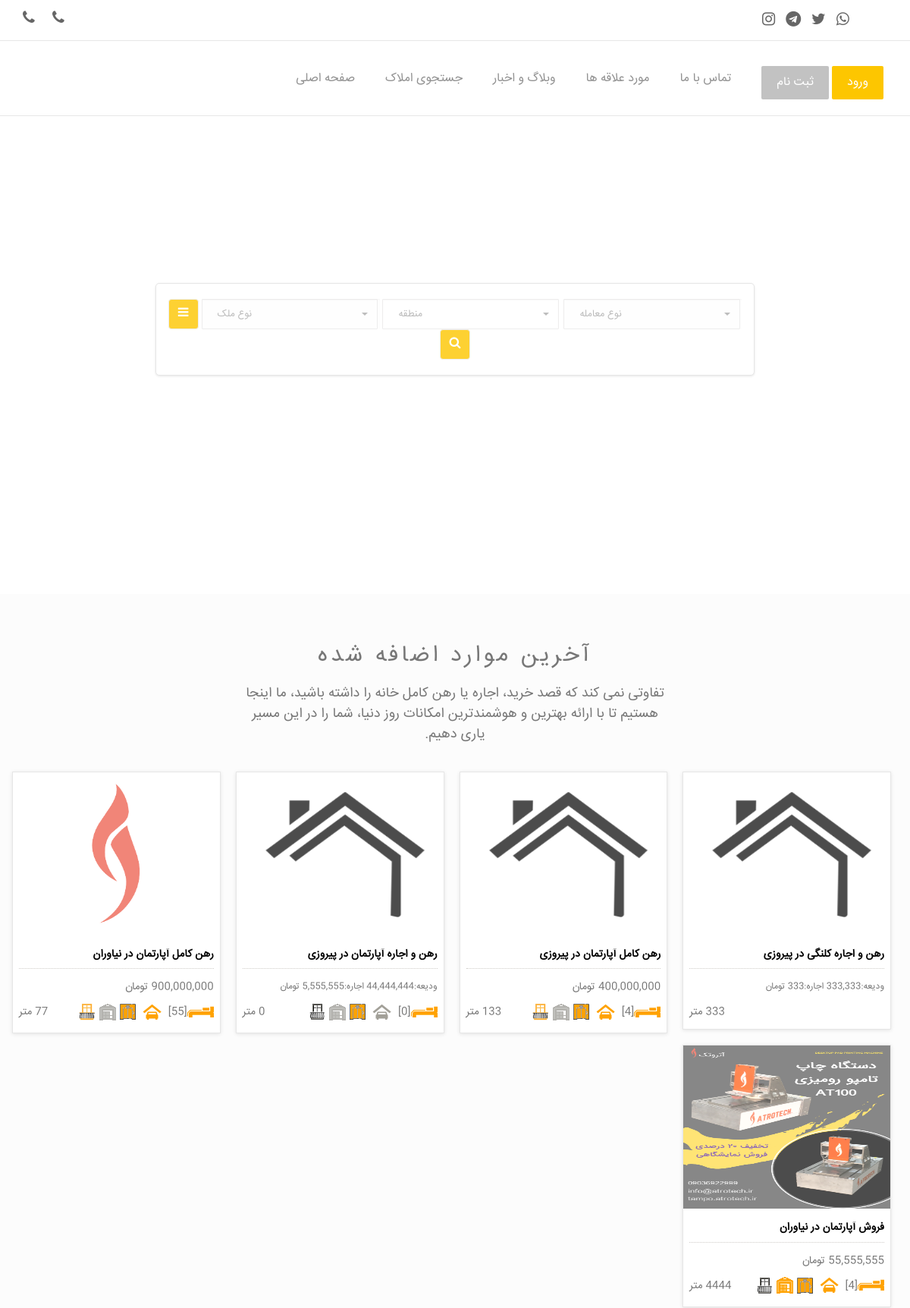
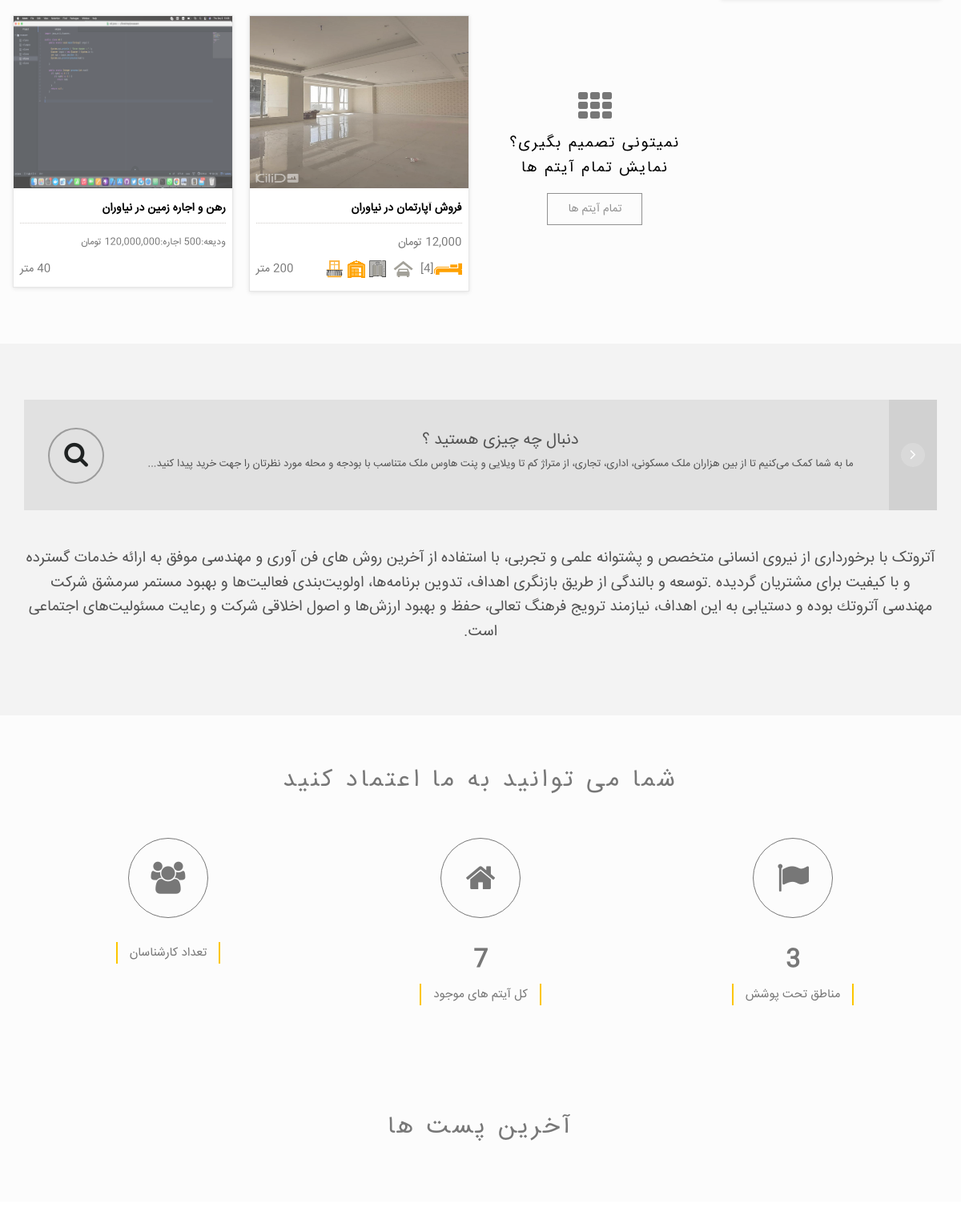
The page / (upper part) on the database its author committed (2 pictures, top to bottom).
### app/models.py (models this page shows, shortened)
class Item(models.Model):
    available = models.BooleanField(default=True, verbose_name = "قابل مشاهده در سایت" )
    code = models.CharField(max_length=200, unique=True, verbose_name = "کد فایل")
    CHOICES1 = ( ('رهن و اجاره','رهن و اجاره'), ('رهن کامل','رهن کامل'), ('فروش','فروش'), ('پیش فروش','پیش فروش') )
    buy_status = models.CharField(max_length=30,choices=CHOICES1,verbose_name = "نوع معامله")
    CHOICES2 = ( ('آپارتمان','آپارتمان'), ('خانه ویلایی','خانه ویلایی'), ('زمین','زمین'), ('مغازه و تجاری','مغازه و تجاری'), ('دفتر کار اداری','دفتر کار اداری'), ('کلنگی','کلنگی'), ('ویلا','ویلا'), ('باغ','باغ') )
    estate_status = models.CharField(max_length=30,choices=CHOICES2,verbose_name = "نوع ملک")
    area_size = models.IntegerField(null=True,blank=True, verbose_name = "متراژ (متر)")
    room_qty = models.IntegerField(null=True,blank=True, verbose_name = "تعداد اتاق")
    building_age = models.IntegerField(null=True,blank=True, verbose_name = "سن بنا (سال)")
    parking = models.BooleanField(default=False, verbose_name = "پارکینگ" )
    storage_room = models.BooleanField(default=False, verbose_name = "انباری" )
    elevator = models.BooleanField(default=False, verbose_name = "آسانسور" )
    balcony = models.BooleanField(default=False, verbose_name = "بالکن" )
    deposit = models.IntegerField(null=True,blank=True, default='0', verbose_name = "ودیعه (تومان)")
    rent = models.IntegerField(null=True,blank=True, default='0', verbose_name = "اجاره (تومان)")
    price = models.IntegerField(null=True,blank=True, default='0', verbose_name = "قیمت فروش (تومان)")
    area = models.ForeignKey(Area, on_delete=models.CASCADE,verbose_name = "منطقه")
    additional_information = models.TextField(max_length=2000,null=True, blank=True,verbose_name = "اطلاعات تکمیلی")
    date = models.DateField(auto_now_add=True, verbose_name = "تاریخ آگهی")
    image = models.ImageField(upload_to='media', default='media/Default.png', null=True, blank=True, verbose_name = "تصویر")
    video_link = models.URLField(max_length=500, null=True, blank=True, verbose_name = "لینک ویدئو")
    sales_expert = models.ForeignKey(User, null=True,blank=True, on_delete=models.CASCADE,verbose_name = "کارشناس فروش")
    ownership = models.ForeignKey(Ownership, null=True,blank=True, on_delete=models.CASCADE,verbose_name = "مالکیت")
    class Meta:
        verbose_name = "ملک"
        verbose_name_plural = "املاک"
    def __str__(self):
        return str(self.buy_status +" "+ self.estate_status +" در "+ self.area.name )
    def get_absolute_url(self):
        return reverse('app:items_detail',args=[self.id])

class Area(models.Model):
    name = models.CharField(max_length=200, unique=True, verbose_name = "نام")
    class Meta:
        verbose_name = "منطقه"
        verbose_name_plural = "مناطق"
    def __str__(self):
        return str(self.name)

### app/views.py (the view)
# urls.py: path('', views.index, name='home'),
def index(request):
    logo = Setting.get('لوگو', default='django-extra-settings')
    latestpost_list = Post.objects.all().order_by('-post_date')[:3]
    img = models.Slider.objects.all()
    item_img = models.ItemImage.objects.all()
    items = models.Item.objects.filter(available=True).order_by("-date")[:11]
    all_items_count = models.Item.objects.filter(available=True).count()
    all_area_count = models.Area.objects.all().count()
    areas = models.Area.objects.all()
    fav = models.Fav.objects.all()
    context = {'img':img, 'items':items, 'item_img':item_img, 'areas':areas, 'fav':fav, 'latestpost_list':latestpost_list, 'all_items_count':all_items_count, 'all_area_count':all_area_count,'logo':logo}
    context['segment'] = 'index'
    html_template = loader.get_template( 'index.html' )
    return HttpResponse(html_template.render(context, request))

### templates/index.html (shortened to what this page needs)
{% extends "base.html" %}
{% load extra_settings %}
{% load static %}
{% load humanize %}
{% block content %}
<div class="slider-area">
    <div class="slider-content">
        <div class="row">
            <div class="col-lg-8 col-lg-offset-2 col-md-10 col-md-offset-1 col-sm-12">
                <p> {% get_setting 'متن زیر عنوان' default='django-extra-settings' %} </p>
                <div class="search-form wow pulse" data-wow-delay="0.8s">
                    <form action="{% url 'app:search' %}" method="post" class="form-inline">
                        <button class="btn  toggle-btn" type="button"><i class="fa fa-bars"></i></button>
                        <div class="form-group">
                        </div>
                        <div class="form-group">
                        </div>
                        <div class="form-group">
                        </div>
                        <button class="btn search-btn" type="submit"><i class="fa fa-search"></i></button>
                    </form>
                </div>
            </div>
        </div>
    </div>
</div>
<div class="content-area home-area-1 recent-property" style="background-color: #FCFCFC; padding-bottom: 55px;">
    <div class="container">
        <div class="row">
            <div class="col-md-10 col-md-offset-1 col-sm-12 text-center page-title" dir="rtl">
                <h2> آخرین موارد اضافه شده </h2>
                <p> تفاوتی نمی کند که قصد خرید، اجاره یا رهن کامل خانه را داشته باشید، ما اینجا هستیم تا با ارائه بهترین و هوشمندترین امکانات روز دنیا، شما را در این مسیر یاری دهیم. </p>
            </div>
        </div>
        <div class="row">
            <div class="proerty-th">
              {% for Item in items %}
                <div class="col-sm-6 col-md-3 p0">
                  <div class="box-two proerty-item">
                      <div class="item-thumb">
                          <a href="{{ Item.get_absolute_url }}" ><img src="{{ Item.image.url }}"></a>
                      </div>
                      <div class="item-entry overflow" dir="rtl">
                          <h6><a href="{{ Item.get_absolute_url }}"> {{ Item }} </a></h6>
                          <div class="dot-hr"></div>
                          <span class="proerty-price pull-right">
                            {% if Item.buy_status == 'فروش' %}
                             <span class="proerty-price pull-right"> {{ Item.price|floatformat:0|intcomma:False }} تومان </span>
                             {% elif Item.buy_status == 'رهن کامل' %}
                              <span class="proerty-price pull-right"> {{ Item.deposit|floatformat:0|intcomma:False }} تومان </span>
                              {% elif Item.buy_status == 'پیش فروش' %}
                               <span class="proerty-price pull-right"> {{ Item.price|floatformat:0|intcomma:False }} تومان </span>
                            {% elif Item.buy_status == 'رهن و اجاره' %}
                              <small> <span class="proerty-price pull-right"> ودیعه:{{ Item.deposit|floatformat:0|intcomma:False }} اجاره:{{ Item.rent|floatformat:0|intcomma:False }} تومان</span> </small>
                            {% endif %}
                          </span>
                          <div class="property-icon">
                              {% if Item.estate_status == "آپارتمان"  or Item.estate_status == "مغازه و تجاری" or Item.estate_status == "دفتر کار اداری" or Item.estate_status == "خانه ویلایی" or Item.estate_status == "ویلا" %}
                                <img src="{% static 'assets/img/icon/bed-orange.png' %}">[{{ Item.room_qty }}]
                              {% endif %}
                              {% if Item.estate_status == "آپارتمان"  or Item.estate_status == "مغازه و تجاری" or Item.estate_status == "دفتر کار اداری" or Item.estate_status == "خانه ویلایی" or Item.estate_status == "ویلا" %}
                                  {% if Item.parking %}
                                    <img src="{% static 'assets/img/icon/cars-orange.png' %}">
                                  {% else %}
                                    <img src="{% static 'assets/img/icon/cars.png' %}">
                                  {% endif %}
                              {% endif %}
                              {% if Item.estate_status == "آپارتمان"  or Item.estate_status == "مغازه و تجاری" or Item.estate_status == "دفتر کار اداری" %}
                                  {% if Item.elevator %}
                                    <img src="{% static 'assets/img/icon/elevator-orange.png' %}">
                                  {% else %}
                                    <img src="{% static 'assets/img/icon/elevator.png' %}">
                                  {% endif %}
                              {% endif %}
                              {% if Item.estate_status == "آپارتمان"  or Item.estate_status == "مغازه و تجاری" or Item.estate_status == "دفتر کار اداری" or Item.estate_status == "خانه ویلایی" or Item.estate_status == "ویلا" %}
                                  {% if Item.storage_room %}
                                    <img src="{% static 'assets/img/icon/warehouse-orange.png' %}">
                                  {% else %}
                                    <img src="{% static 'assets/img/icon/warehouse.png' %}">
                                  {% endif %}
                              {% endif %}
                              {% if Item.estate_status == "آپارتمان"  or Item.estate_status == "مغازه و تجاری" or Item.estate_status == "دفتر کار اداری" or Item.estate_status == "خانه ویلایی" or Item.estate_status == "ویلا" %}
                                  {% if Item.balcony %}
                                    <img src="{% static 'assets/img/icon/balcony-orange.png' %}">
                                  {% else %}
                                    <img src="{% static 'assets/img/icon/balcony.png' %}">
                                  {% endif %}
                              {% endif %}
                              <span class="pull-left"> {{ Item.area_size }} متر  </span>
                          </div>
                      </div>
                  </div>
                </div>
                {% endfor %}
                <div class="col-sm-6 col-md-3 p0">
                    <div class="box-tree more-proerty text-center">
                        <div class="item-tree-icon">
                            <i class="fa fa-th"></i>
                        </div>
                        <div class="more-entry overflow">
                            <h5><a href="{% url 'app:items' %}" > نمیتونی تصمیم بگیری؟ </a></h5>
                            <h5 class="tree-sub-ttl"><a href="{% url 'app:items' %}" >  نمایش تمام آیتم ها </a> </h5>
                            <button class="btn border-btn more-black" value="All properties" onclick="window.location.replace('{% url 'app:items' %}')" > تمام آیتم ها </button>
                        </div>
                    </div>
                </div>
            </div>
        </div>
    </div>
</div>
<div class="boy-sale-area">
    <div class="container" dir="rtl">
        <div class="row">
            <div class="col-md-12 col-sm-10 col-sm-offset-1 col-md-offset-0 col-xs-12">
              <a href="{% url 'app:items' %}">
                <div class="asks-first">
                    <div class="asks-first-circle">
                        <span class="fa fa-search"></span>
                    </div>
                    <div class="asks-first-info">
                        <h2 class="asks-call"> دنبال چه چیزی هستید ؟ </h2>
                        <p class="asks-call"> ما به شما کمک می‌کنیم تا از بین هزاران ملک مسکونی، اداری، تجاری، از متراژ کم تا ویلایی و پنت هاوس ملک متناسب با بودجه و محله مورد نظرتان را جهت خرید پیدا کنید... </p>
                    </div>
                    <div class="asks-first-arrow">
                        <a href="{% url 'app:items' %}"><span class="fa fa-angle-right"></span></a>
                    </div>
                </div>
              </a>
            </div>
            <div class="col-xs-12">
                <p class="asks-call">
                  آتروتک با برخوردارى از نيروى انسانى متخصص و پشتوانه علمى و تجربى، با استفاده از آخرين روش هاى فن آورى و مهندسى موفق به ارائه خدمات گسترده و با كيفيت براى مشتريان گرديده .توسعه و بالندگی از طریق بازنگری اهداف، تدوین برنامه‌ها، اولویت‌بندی فعالیت‌ها و بهبود مستمر سرمشق شرکت مهندسى آتروتك بوده و دستیابی به این اهداف، نیازمند ترویج فرهنگ تعالی، حفظ و بهبود ارزش‌ها و اصول اخلاقی شركت و رعایت مسئولیت‌های اجتماعی است.
                </p>
            </div>
        </div>
    </div>
</div>
<div class="count-area">
    <div class="container">
        <div class="row">
            <div class="col-md-10 col-md-offset-1 col-sm-12 text-center page-title">
                <h2> شما می توانید به ما اعتماد کنید  </h2>
            </div>
        </div>
        <div class="row">
            <div class="col-md-12 col-xs-12 percent-blocks m-main" data-waypoint-scroll="true">
                <div class="row">
                    <div class="col-sm-4 col-xs-6">
                        <div class="count-item">
                            <div class="count-item-circle">
                                <span class="fa fa-users"></span>
                            </div>
                            <div class="chart">
                                <h5>تعداد کارشناسان</h5>
                            </div>
                        </div>
                    </div>
                    <div class="col-sm-4 col-xs-6">
                        <div class="count-item">
                            <div class="count-item-circle">
                                <span class="fa fa-home"></span>
                            </div>
                            <div class="chart">
                                <h2 class="percent">{{all_items_count}}</h2>
                                <h5>کل آیتم های موجود</h5>
                            </div>
                        </div>
                    </div>
                    <div class="col-sm-4 col-xs-6">
                        <div class="count-item">
                            <div class="count-item-circle">
                                <span class="fa fa-flag"></span>
                            </div>
                            <div class="chart">
                                <h2 class="percent">{{all_area_count}}</h2>
                                <h5>مناطق تحت پوشش</h5>
                            </div>
                        </div>
                    </div>
                </div>
            </div>
        </div>
    </div>
</div>
<div class="testimonial-area recent-property" style="background-color: #FCFCFC; padding-bottom: 15px;">
    <div class="container">
        <div class="row">
            <div class="col-md-10 col-md-offset-1 col-sm-12 text-center page-title">
                <h2> آخرین پست ها </h2>
            </div>
        </div>
        <div class="row">
            <div class="row testimonial">
                <div class="col-md-12">
                </div>
            </div>
        </div>
    </div>
</div>
<div class="content-area recent-property padding-top-40" style="background-color: #FFF;">
</div>
{% endblock content %}

### rows shown on the page
Item: image (picture), buy_status+estate_status+area "رهن کامل آپارتمان در نیاوران", room_qty "55", parking True (drawn), elevator True (drawn), storage_room False (drawn), balcony True (drawn)
Item: image (placeholder picture), buy_status+estate_status+area "رهن و اجاره آپارتمان در پیروزی", deposit "44,444,444", room_qty "0", parking False (drawn), elevator True (drawn), storage_room False (drawn), balcony False (drawn)
Item: image (placeholder picture), buy_status+estate_status+area "رهن کامل آپارتمان در پیروزی", deposit "400,000,000", room_qty "4", parking True (drawn), elevator True (drawn), storage_room False (drawn), balcony True (drawn), area_size "133"
Item: image (placeholder picture), buy_status+estate_status+area "رهن و اجاره کلنگی در پیروزی"
Item: image (picture), buy_status+estate_status+area "فروش آپارتمان در نیاوران", room_qty "4", parking True (drawn), elevator True (drawn), storage_room True (drawn), balcony False (drawn)
Item: image (picture), buy_status+estate_status+area "رهن و اجاره زمین در نیاوران", area_size "40"
Item: image (picture), buy_status+estate_status+area "فروش آپارتمان در نیاوران", room_qty "4", parking False (drawn), elevator False (drawn), storage_room True (drawn), balcony True (drawn), area_size "200"

### other values the page prints
{{ all_items_count }} "7"
{{ all_area_count }} "3"
